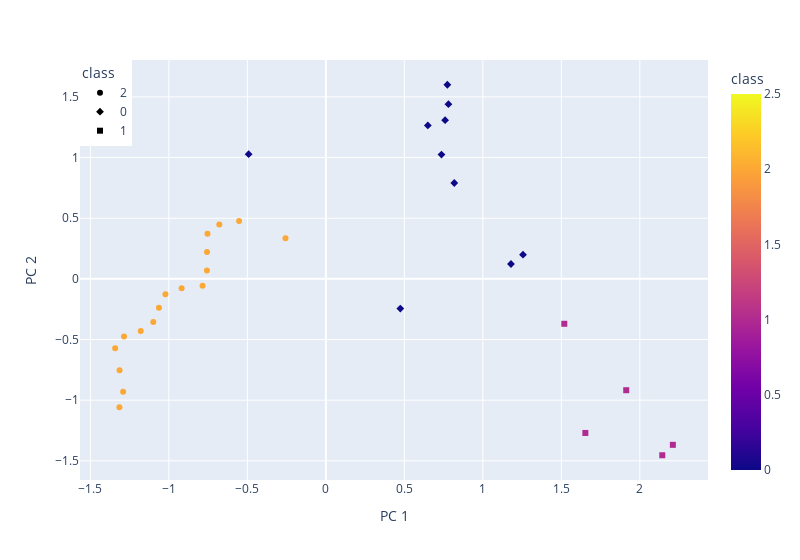

Source (notebook cell):
### Markdown cell above
# Visualizing

### Code cell
# Creating a 3D-Scatter with the PCA data and the clusters
# Plot the 3D-scatter with x="Annual Income", y="Spending Score (1-100)" and z="Age"
fig = px.scatter(
    foreclosure_master_df_ave,
    x="PC 1",
    y="PC 2",
    color="class",
    symbol="class",
    width=800,
)
fig.update_layout(legend=dict(x=0, y=1))
fig.show()

### Figure 1 — Plotly figure (JSON) as saved in the notebook; plotly's stock layout.template omitted (floating-point values rounded to 4 significant figures)
{"data": [{"hovertemplate": "class=%{marker.color}<br>PC 1=%{x}<br>PC 2=%{y}<extra></extra>", "legendgroup": "2", "marker": {"color": [2, 2, 2, 2, 2, 2, 2, 2, 2, 2, 2, 2, 2, 2, 2, 2, 2], "coloraxis": "coloraxis", "symbol": "circle"}, "mode": "markers", "name": "2", "orientation": "v", "showlegend": true, "type": "scatter", "x": [-1.315, -1.291, -1.314, -1.342, -1.286, -1.179, -1.099, -1.063, -1.022, -0.9189, -0.7856, -0.7577, -0.7572, -0.754, -0.6787, -0.5528, -0.2574], "xaxis": "x", "y": [-1.059, -0.9296, -0.7536, -0.5722, -0.4756, -0.4291, -0.3558, -0.2386, -0.1266, -0.07671, -0.05684, 0.06845, 0.2211, 0.3711, 0.449, 0.4762, 0.3339], "yaxis": "y"}, {"hovertemplate": "class=%{marker.color}<br>PC 1=%{x}<br>PC 2=%{y}<extra></extra>", "legendgroup": "0", "marker": {"color": [0, 0, 0, 0, 0, 0, 0, 0, 0, 0], "coloraxis": "coloraxis", "symbol": "diamond"}, "mode": "markers", "name": "0", "orientation": "v", "showlegend": true, "type": "scatter", "x": [0.4744, -0.492, 1.179, 1.256, 0.818, 0.7365, 0.6496, 0.7596, 0.7808, 0.774], "xaxis": "x", "y": [-0.2446, 1.028, 0.1227, 0.1993, 0.7902, 1.025, 1.265, 1.308, 1.44, 1.6], "yaxis": "y"}, {"hovertemplate": "class=%{marker.color}<br>PC 1=%{x}<br>PC 2=%{y}<extra></extra>", "legendgroup": "1", "marker": {"color": [1, 1, 1, 1, 1], "coloraxis": "coloraxis", "symbol": "square"}, "mode": "markers", "name": "1", "orientation": "v", "showlegend": true, "type": "scatter", "x": [1.653, 2.143, 2.21, 1.913, 1.519], "xaxis": "x", "y": [-1.27, -1.454, -1.368, -0.9178, -0.3702], "yaxis": "y"}], "layout": {"coloraxis": {"colorbar": {"title": {"text": "class"}}, "colorscale": [[0, "#0d0887"], [0.1111, "#46039f"], [0.2222, "#7201a8"], [0.3333, "#9c179e"], [0.4444, "#bd3786"], [0.5556, "#d8576b"], [0.6667, "#ed7953"], [0.7778, "#fb9f3a"], [0.8889, "#fdca26"], [1, "#f0f921"]]}, "legend": {"title": {"text": "class"}, "tracegroupgap": 0, "x": 0, "y": 1}, "margin": {"t": 60}, "width": 800, "xaxis": {"anchor": "y", "domain": [0, 1], "title": {"text": "PC 1"}}, "yaxis": {"anchor": "x", "domain": [0, 1], "title": {"text": "PC 2"}}}}
